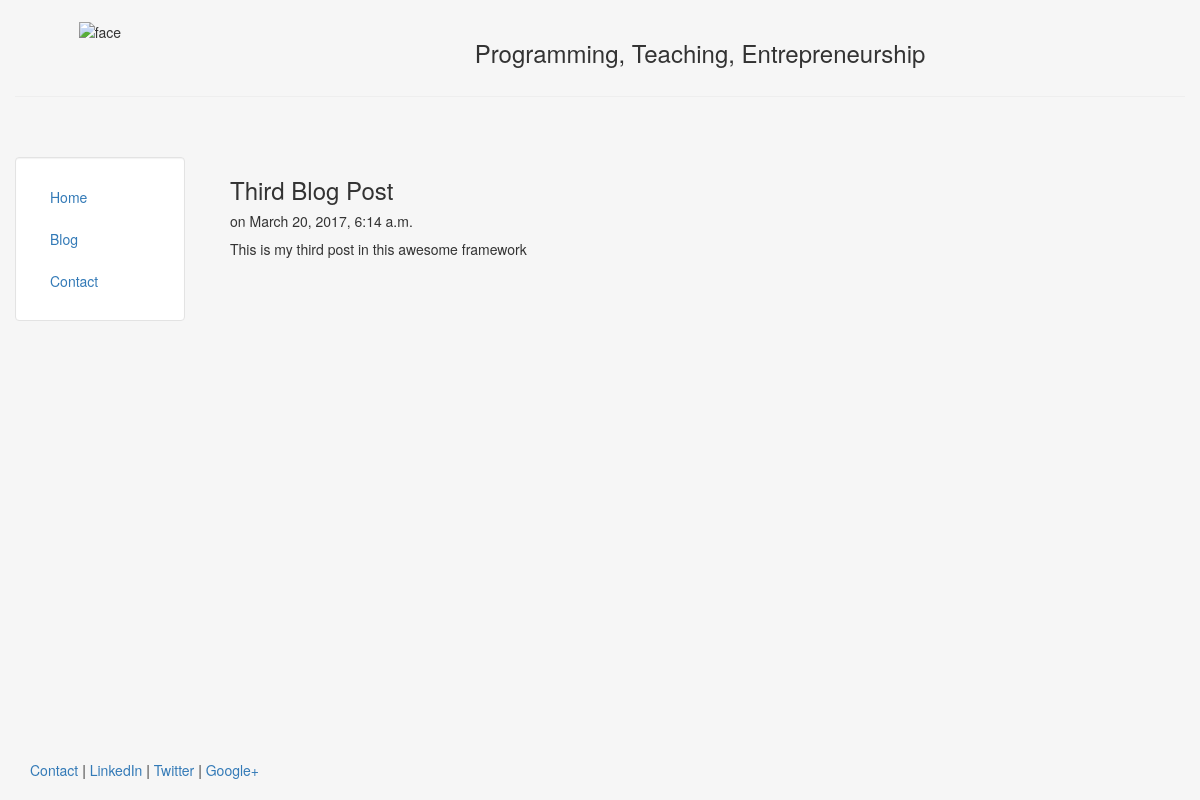
Page /blog/3 on the committed database.
### blog/models.py (models this page shows, shortened)
class Post(models.Model):
    title = models.CharField(max_length=140)
    body = models.TextField()
    date = models.DateTimeField()

### blog/templates/blog/post.html
{% extends "personal/header.html" %}
{% block content %}
    <h3>{{ post.title }}</h3>
    <h5>on {{ post.date }}</h5>
    <p>{{ post.body|safe|linebreaks }}</p>
{% endblock content %}

### personal/templates/personal/header.html (style rules this page uses)
html, body { height:100% }

### rows in the picture
Post: title "Third Blog Post", date "March 20, 2017, 6:14 a.m.", body "This is my third post in this awesome framework"
